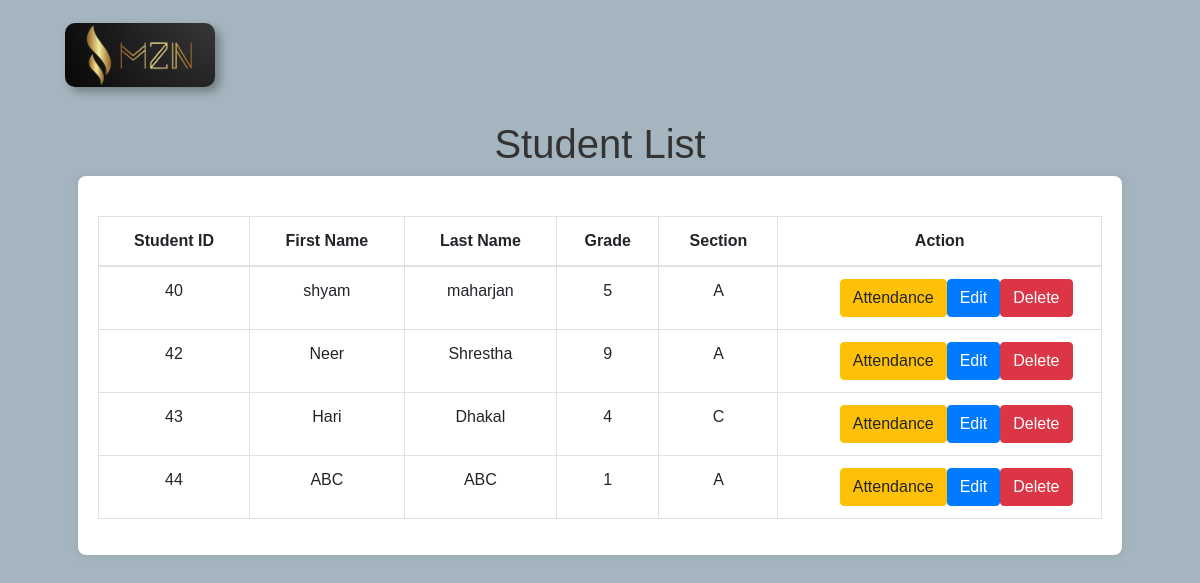
The page /admin/manage_students.php on the database as committed earlier.
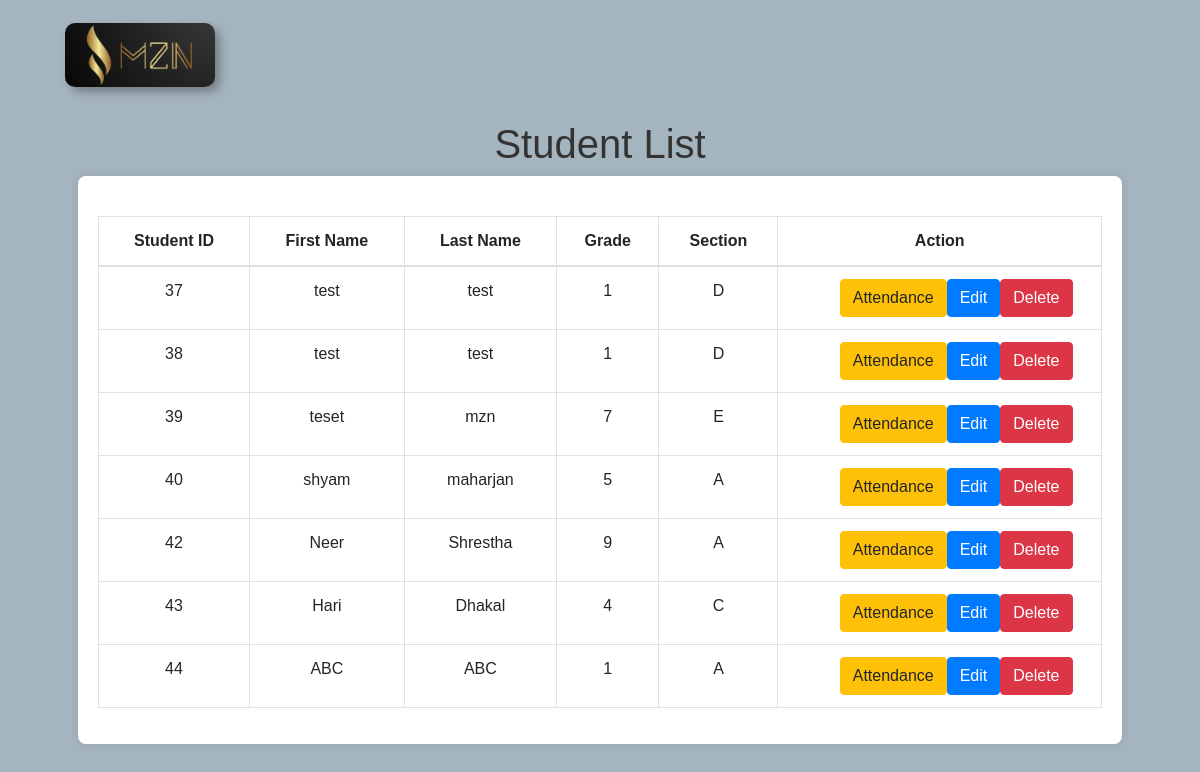
The same page on the database as committed later.
### tables this page shows
CREATE TABLE `student_details` (
  `sid` int NOT NULL,
  `first_name` varchar(100) NOT NULL,
  `last_name` varchar(100) NOT NULL,
  `address` text,
  `image` blob,
  `fathers_name` varchar(100) DEFAULT NULL,
  `mothers_name` varchar(100) DEFAULT NULL,
  `grade` varchar(50) DEFAULT NULL,
  `section` varchar(50) DEFAULT NULL,
  `gender` varchar(10) DEFAULT NULL,
  `dob` date NOT NULL,
  `mobileno` varchar(15) NOT NULL,
  `email` varchar(100) NOT NULL,
  `qr_code` varchar(255) DEFAULT NULL,
  `created_date` timestamp NULL DEFAULT CURRENT_TIMESTAMP
);

### admin/manage_students.php (the view, shortened to what this page needs)
<?php
$servername = "localhost";
$username = "root";
$password = "";
$dbname = "attendance_sys";
$conn = new mysqli($servername, $username, $password, $dbname);
$students = [];
$sql = "SELECT sid, first_name, last_name, grade, section FROM student_details";
$result = $conn->query($sql);
if ($result->num_rows > 0) {
    while ($row = $result->fetch_assoc()) {
        $students[] = $row;
    }
}
?>
<!DOCTYPE html>
<html lang="en">
<head>
    <link href="https://cdn.jsdelivr.net/npm/bootstrap@5.3.0-alpha3/dist/css/bootstrap.min.css" rel="stylesheet">
    <?php include './header.php' ?>
</head>
<body>
    <div class="brand-container">
        <a class="logo-brand" href="./dashboard.php">
            <img class="logo" src="./images/logo.png" alt="logo" />
        </a>
    </div>
    <h1>Student List</h1>
    <div class="container">
        <?php if (count($students) > 0): ?>
            <table class="table table-bordered">
                <thead>
                    <tr>
                        <th>Student ID</th>
                        <th>First Name</th>
                        <th>Last Name</th>
                        <th>Grade</th>
                        <th>Section</th>
                        <th>Action</th>
                    </tr>
                </thead>
                <tbody>
                    <?php foreach ($students as $student): ?>
                        <tr>
                            <td><?php echo htmlspecialchars($student['sid']); ?></td>
                            <td><?php echo htmlspecialchars($student['first_name']); ?></td>
                            <td><?php echo htmlspecialchars($student['last_name']); ?></td>
                            <td><?php echo htmlspecialchars($student['grade']); ?></td>
                            <td><?php echo htmlspecialchars($student['section']); ?></td>
                            <td>
                                <div class="btn-container">
                                    <a class="btn btn-warning"
                                        href="view_attendance.php?sid=<?php echo $student['sid']; ?>">Attendance</a>
                                    <a class="btn btn-primary"
                                        href="edit_student.php?sid=<?php echo $student['sid']; ?>">Edit</a>
                                    <a class="btn btn-danger" href="delete_student.php?sid=<?php echo $student['sid']; ?>"
                                        onclick="return confirm('Are you sure you want to delete this student?');">Delete</a>
                                </div>
                            </td>
                        </tr>
                    <?php endforeach; ?>
                </tbody>
            </table>
        <?php else: ?>
            <p>No students found in the database.</p>
        <?php endif; ?>
    </div>
</body>
</html>

Rows that differ between the two databases and show on the page:
added student_details: sid "37", first_name "test", last_name "test", grade "1", section "D"
added student_details: sid "38", first_name "test", last_name "test", grade "1", section "D"
added student_details: sid "39", first_name "teset", last_name "mzn", grade "7", section "E"
